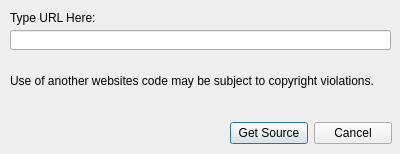
<?xml version="1.0" encoding="UTF-8"?>
<ui version="4.0">
 <class>GetSourceDialog</class>
 <widget class="QDialog" name="GetSourceDialog">
  <property name="geometry">
   <rect>
    <x>0</x>
    <y>0</y>
    <width>400</width>
    <height>154</height>
   </rect>
  </property>
  <property name="windowTitle">
   <string>Dialog</string>
  </property>
  <widget class="QLineEdit" name="lineEdit">
   <property name="geometry">
    <rect>
     <x>10</x>
     <y>30</y>
     <width>381</width>
     <height>20</height>
    </rect>
   </property>
  </widget>
  <widget class="QLabel" name="label">
   <property name="geometry">
    <rect>
     <x>10</x>
     <y>10</y>
     <width>381</width>
     <height>16</height>
    </rect>
   </property>
   <property name="text">
    <string>Type URL Here:</string>
   </property>
  </widget>
  <widget class="QLabel" name="label_2">
   <property name="geometry">
    <rect>
     <x>10</x>
     <y>70</y>
     <width>381</width>
     <height>21</height>
    </rect>
   </property>
   <property name="text">
    <string>Use of another websites code may be subject to copyright violations.</string>
   </property>
  </widget>
  <widget class="QWidget" name="">
   <property name="geometry">
    <rect>
     <x>230</x>
     <y>120</y>
     <width>162</width>
     <height>27</height>
    </rect>
   </property>
   <layout class="QHBoxLayout" name="horizontalLayout">
    <item>
     <widget class="QPushButton" name="getSourceButton">
      <property name="text">
       <string>Get Source</string>
      </property>
     </widget>
    </item>
    <item>
     <widget class="QPushButton" name="cancelButton">
      <property name="text">
       <string>Cancel</string>
      </property>
     </widget>
    </item>
   </layout>
  </widget>
 </widget>
 <resources/>
 <connections/>
</ui>
